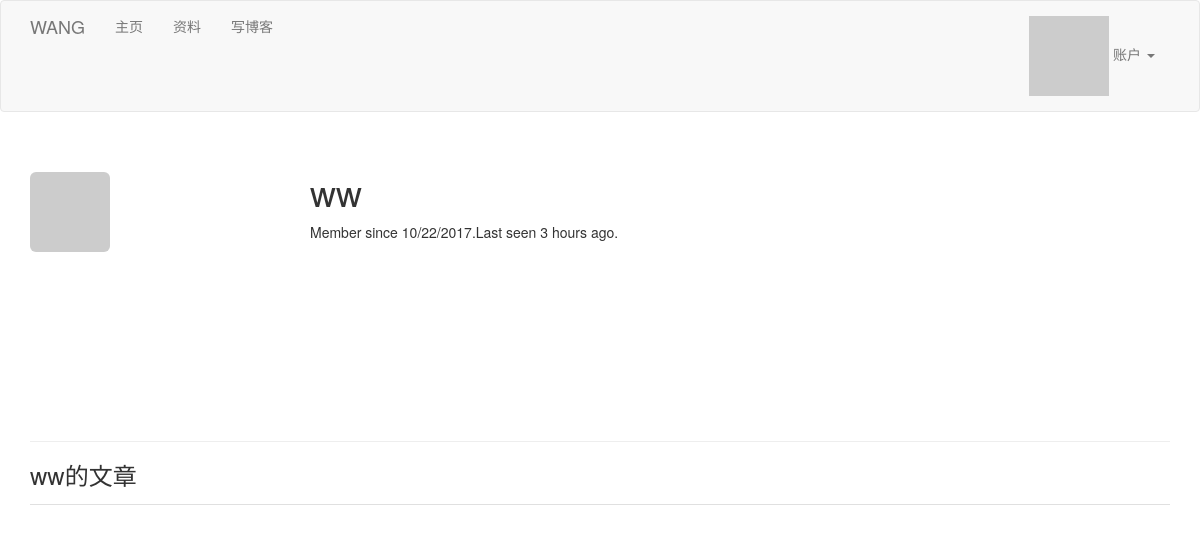
The page /user/ww (signed in) on the database its author committed.
### app/models.py (models this page shows, shortened)
class User(UserMixin, db.Model):
    __tablename__ = 'users'
    id = db.Column(db.Integer, primary_key=True)
    email = db.Column(db.String(64), unique=True, index=True)
    username = db.Column(db.String(64), unique=True, index=True)
    role_id = db.Column(db.Integer, db.ForeignKey('roles.id'))
    password_hash = db.Column(db.String(128))
    confirmed=db.Column(db.Boolean,default=False)
    name=db.Column(db.String(64))#真实姓名
    location=db.Column(db.String(64))#所在地
    about_me=db.Column(db.Text())#自我介绍
    member_since=db.Column(db.DateTime(),default=datetime.utcnow)#注册日期
    last_seen=db.Column(db.DateTime(),default=datetime.utcnow)#最后访问日期
    avatar_hash=db.Column(db.String(32))
    posts=db.relationship('Post',backref='author',lazy='dynamic')
    def ping(self):#刷新用户的最后访问时间
        self.last_seen=datetime.utcnow()
        db.session.add(self)
    @property
    def password(self):
        raise AttributeError('password is not a readable attribute')
    def can(self,permissions):#参数是某种权限，检查用户是否有某种权限
        return self.role is not None and \
            (self.role.permissions&permissions)==permissions#位与操作
    def is_administrator(self):
        return self.can(Permission.ADMINISTER)
    def gravatar(self,size=100,default='identicon',rating='g'):
        if request.is_secure:
            url='https://secure.gravatar.com/avatar'
        else:
            url='http://www.gravatar.com/avatar'
        hash=self.avatar_hash or hashlib.md5(self.email.encode('utf-8')).hexdigest()
        return '{url}/{hash}?s={size}&d={default}&r={rating}'.format(
                url=url,hash=hash,size=size,default=default,rating=rating)

### app/main/views.py (the view)
@main.route('/user/<username>')#资料页面的路由
def user(username):
	user=User.query.filter_by(username=username).first()
	if user is None:
		abort(404)
	posts=user.posts.order_by(Post.timestamp.desc()).all()#从数据库中查询，并按照时间排序
	return render_template('user.html',user=user,posts=posts)

### app/auth/views.py (called while the page is built)
@auth.before_app_request#决定用户确认前可以做什么操作
def before_request():#允许未确认的用户登陆
    if current_user.is_authenticated:
        current_user.ping()
        if not current_user.confirmed \
                and request.endpoint[:5]!='auth.':
            return redirect(url_for('auth.unconfirmed'))#但是显示未登录的页面

### app/main/__init__.py (called while the page is built)
@main.app_context_processor#Permission类加入模版上下文
def inject_permissions():#上下文处理器，可让Permission变量在全局中可访问
	return dict(Permission=Permission)

### app/models.py (called while the page is built)
@login_manager.user_loader#加载用户的回调函数
def load_user(user_id):
    return User.query.get(int(user_id))#参数Unicode字符串形式表示的用户标识符，返回用户对象

### app/templates/user.html (shortened to what this page needs)
{% extends "base.html" %}
{% block page_content %}
<div class="page-header">
    <img class="img-rounded profile-thumbnail" src="{{ user.gravatar(size=256)}}">
    <div class="profile-header">
        <h1>{{user.username}}</h1>
        <p>
            Member since {{ moment(user.member_since).format('L')}}.Last seen
            {{ moment(user.last_seen).fromNow()}}.
        </p>
    </div>
</div>
<h3> {{user.username}}的文章 </h3>
{% include '_posts.html' %}
{% endblock %}

### app/static/styles.css (style rules this page uses)
.profile-thumbnail { position: absolute; }
.profile-header { min-height: 260px; margin-left: 280px; }

### rows shown on the page
User: username "ww", member_since "10/22/2017", last_seen "3 hours ago"
